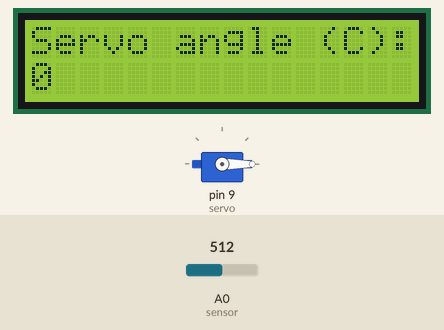
The sketch below on a simulated Arduino Uno, built with avr-gcc and run on an emulated ATmega328P. Shown: 16×2 character LCD, servo. Inputs (shaded band) come from the test bench; at power-on: A0 (sensor) = 512.

Above: at 1.3 s.
1.4 s: A0 (sensor) set to 716
At 2.4 s:
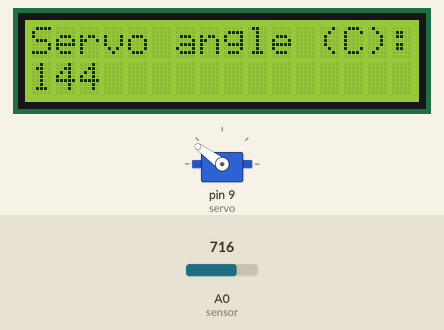
2.9 s: A0 (sensor) set to 900
At 4.0 s:
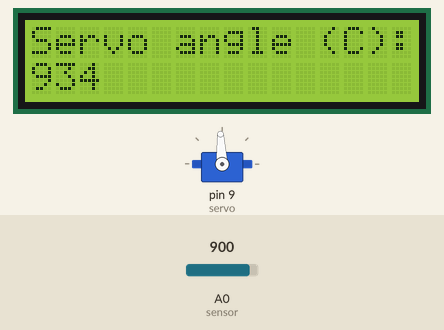
4.4 s: A0 (sensor) set to 1023
At 5.5 s:
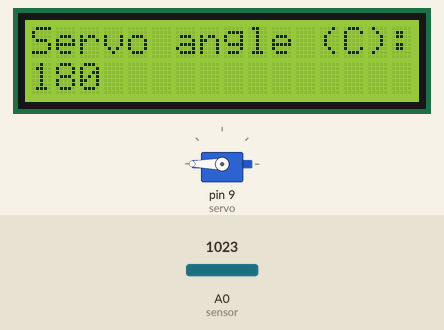
5.9 s: A0 (sensor) set to 306
At 7.2 s:
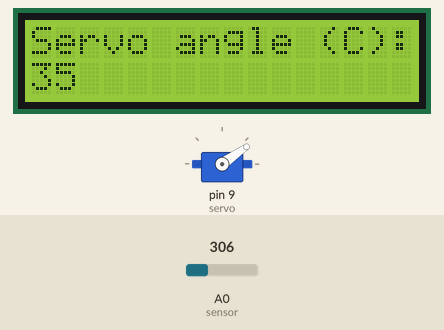
7.5 s: A0 (sensor) set to 89
At 8.7 s:
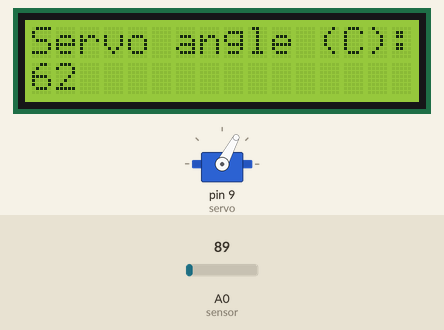
9.0 s: A0 (sensor) set to 511
At 9.4 s:
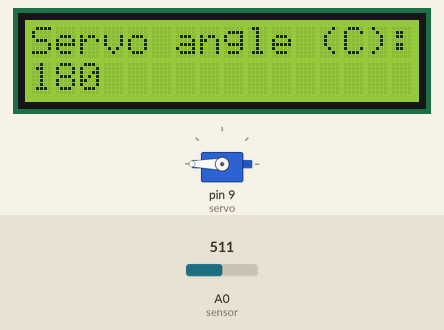
Timing chart, 0 to 11.5 s (numbered marks = the images above; inputs shaded):
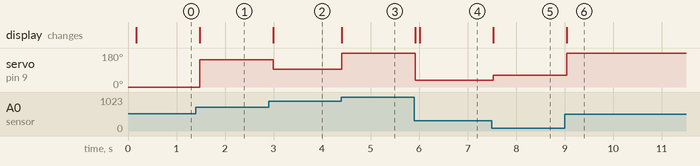

Measured:
- after the input at 1.4 s, servo on pin 9 (servo): 0° → 144° after 0.08 s; the display: changes after 0.08 s (image 1)
- after the input at 2.9 s, servo on pin 9 (servo): 144° → 93° after 0.09 s; the display: changes after 0.09 s (image 2)
- after the input at 4.4 s, servo on pin 9 (servo): 93° → 180° at once; the display: changes at once (image 3)
- after the input at 5.9 s, servo on pin 9 (servo): 180° → 35° at once; the display: first changes at once (image 4 shows a later state)
- after the input at 7.5 s, servo on pin 9 (servo): 35° → 62° at once; the display: changes at once (image 5)
- after the input at 9.0 s, servo on pin 9 (servo): 62° → 180° after 0.05 s; the display: changes after 0.05 s (image 6)

The sketch:

Controlling_Servo_with_Infared_Sensor.ino
```cpp
#include <LiquidCrystal.h> //Use "Liquid crystal.h" library
#include <Servo.h> //Use servo motor library

int rs = 2, en = 3, d4 = 4, d5 = 5, d6 = 6, d7 = 7; //rs on to, en on 11, d0 on 0, etc
LiquidCrystal lcd(rs, en, d4, d5, d6, d7); //Create LCD object
Servo servo;
const int sensor = A0;
unsigned char value = 0;
unsigned char servoAngle = 0;

void setup() {
  lcd.begin(16, 2); //Turn display on, tells arduino there is 16 colums and 2 rows on this particular display
  lcd.print("Servo angle (C):");
  servo.attach(9);
  servo.write(0);
  delay (100);
}

void loop() {
  value = analogRead(sensor);
  servoAngle = map(value, 0, 255, 0, 180);

 lcd.setCursor (0, 1); //Display and write the servo angle.
 lcd.print(servoAngle);
 servo.write(servoAngle);
 delay (100);

 if (value <= 9) { //Keep preceeding "0s" on the display clear
  lcd.setCursor (1, 1);
  lcd.print(" ");
 }

 if (value <= 99) { //and for the 100's place value
  lcd.setCursor (2, 1);
  lcd.print(" ");
 }

}
```
